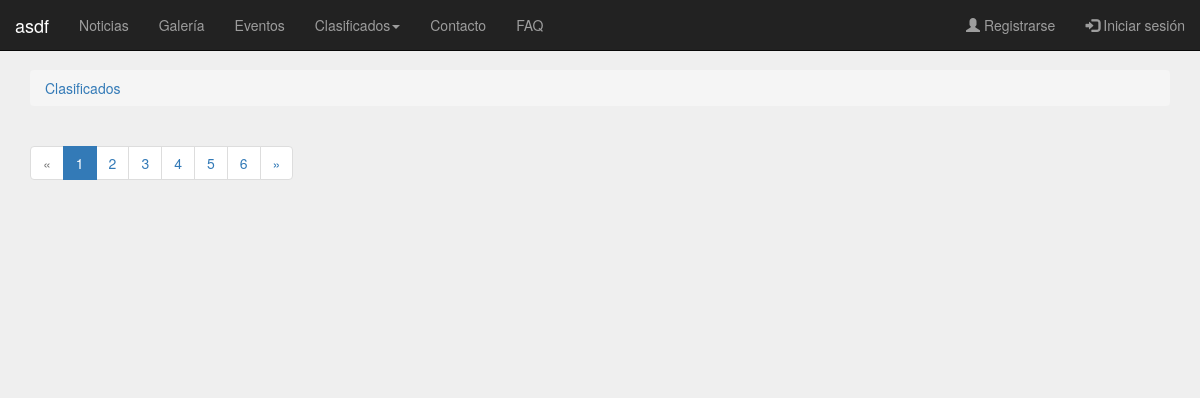
/index.php/web/clasificados, run on an earlier commit of the app's database.
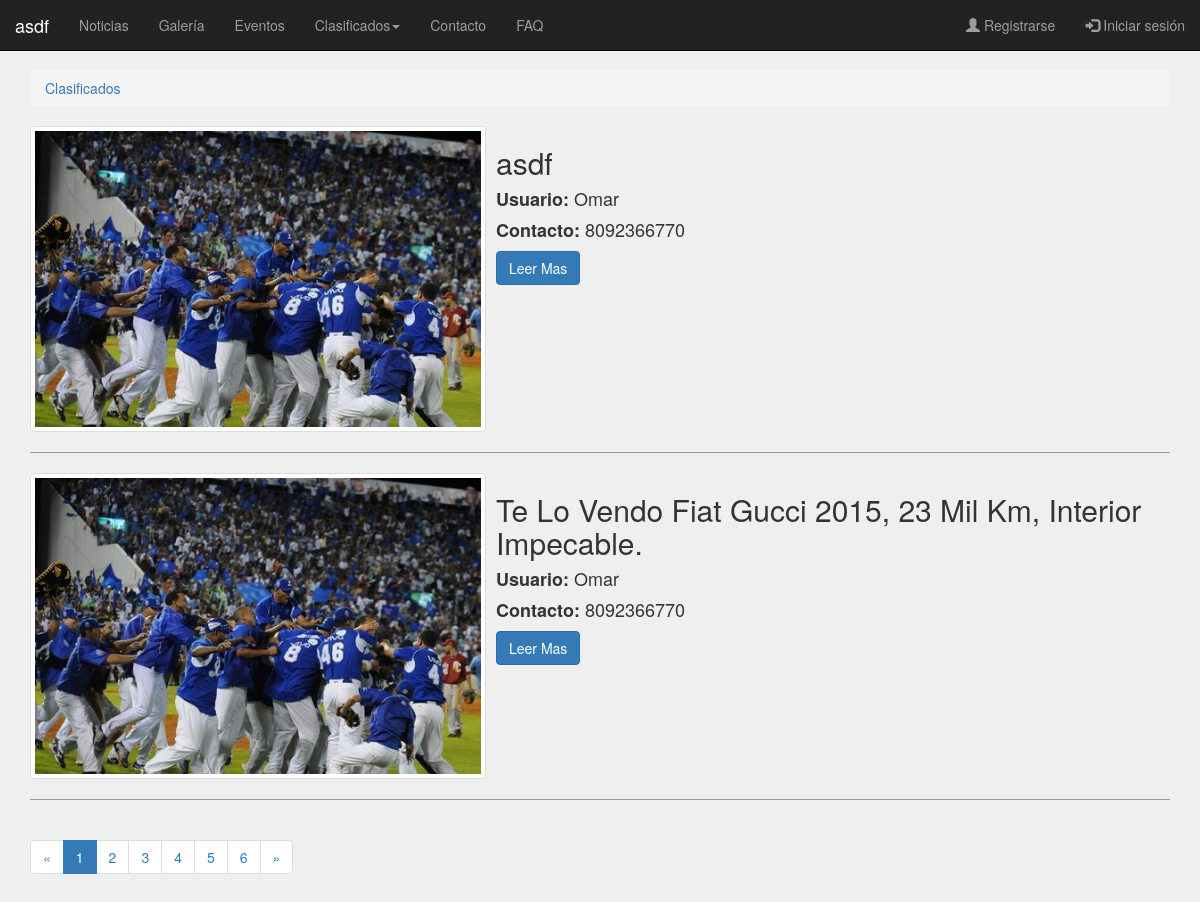
And on a later commit of the database.
### tables this page shows
CREATE TABLE `clasificados` (
  `id_clasificado` int(11) NOT NULL,
  `titulo` varchar(120) NOT NULL,
  `descripcion` text NOT NULL,
  `imagenes` text NOT NULL,
  `fecha` datetime DEFAULT NULL,
  `usuario` varchar(30) NOT NULL,
  `contacto` varchar(30) NOT NULL,
  `estado` tinyint(1) NOT NULL DEFAULT '0'
);

### application/controllers/web.php (called while the page is built, shortened)
<?php
class Web extends CI_Controller{
	public function __construct(){
		$this->load->model('web_model');
		$this->load->library('pagination');
	}
	public function clasificados(){
		$this->load->view('plantilla/encabezado');
		$this->load->view('clasificados_view');
		$this->load->view('plantilla/pie');
	}
}

### index.php (called while the page is built, shortened)
<?php
require_once BASEPATH.'core/CodeIgniter.php';

### application/models/web_model.php (called while the page is built, shortened)
<?php
class Web_model extends CI_Model{
  public function mostrarClasificados(){
    $sql = "SELECT id_clasificado,titulo,descripcion,fecha,usuario,contacto FROM clasificados WHERE estado = 1";
    $query = $this->db->query($sql)->result();
    return $query;
  }
}

### application/views/clasificados_view.php (the view, shortened to what this page needs)
<section class="center-block">
  <div class="miga-de-pan">
    <ol class="breadcrumb">
      <li><a href="<?= site_url('web/clasificados') ?>">Clasificados</a></li>
    </ol>
    <?php
    $CI= &get_instance();
    $files = $CI->web_model->mostrarClasificados(); ?>
      <?php foreach($files as $file){ ?>
        <article class='post clearfix'>
            <a href="<?= site_url('web/verClasificados') ?>" class="thumb pull-left">
                <img class="img-thumbnail" src="<?php echo base_url() ."images/noticia1.jpg"; ?>" alt="">
            </a>
            <h2 class="post-title"><a href="<?= site_url('web/verClasificados').'?id='.$file->id_clasificado ?>"><?= $file->titulo ?></a></h2>
            <h4 class="post-contenido text-justify"><strong>Usuario: </strong><?= $file->usuario ?></h4>
            <h4 class="post-contenido text-justify"><strong>Contacto: </strong><?= $file->contacto ?></h4>
            <div class="contenedor-botones">
              <a href="<?= site_url('web/verClasificados').'?id='.$file->id_clasificado ?>" class="btn btn-primary">Leer Mas</a>
            </div>
      </article>
    <?php } ?>
    <nav>
      <div class="center-block">
        <ul class="pagination">
          <li class="disabled"><a href="#">&laquo;<span class="sr-only">Anterior</span></a></li>
          <li class="active"><a href="#">1</a></li>
          <li><a href="#">2</a></li>
          <li><a href="#">3</a></li>
          <li><a href="#">4</a></li>
          <li><a href="#">5</a></li>
          <li><a href="#">6</a></li>
          <li><a href="#">&raquo;<span class="sr-only">Siguiente</span></a></li>
        </ul>
      </div>
    </nav>
  </div>
</section>

### application/views/plantilla/encabezado.php (shortened to what this page needs)
<!DOCTYPE html>
<html>
	<head>
		<link rel="stylesheet" href="https://maxcdn.bootstrapcdn.com/bootstrap/3.3.7/css/bootstrap.min.css">
	</head>
	<body style="background-color: rgb(239, 239, 239); margin-top: 50px;">
		<div class = "container">
      <nav class="navbar navbar-inverse navbar-fixed-top" role="navigation">
    	  <div class="container-fluid">
    		    <div class="navbar-header">
    		        <a class="navbar-brand" href="<?= site_url('web') ?>"><?= $this->config->item('equipo') ?></a>
    		    </div>
					<div class="collapse navbar-collapse" id="mainNavBar">
    		    <ul class="nav navbar-nav">
        		  <li><a href="<?= site_url('web/noticias') ?>">Noticias</a></li>
        		  <li><a href="<?= site_url('galeria') ?>">Galería</a></li>
							<li><a href="<?= site_url('web/eventos') ?>">Eventos</a></li>
							<li class="dropdown">
							    <a href="#" data-toggle="dropdown" class="dropdown-toggle">Clasificados<b class="caret"></b></a>
							</li>
							<li><a href="<?= site_url('web/contacto') ?>">Contacto</a></li>
							<li><a href="<?= site_url('web/faq') ?>">FAQ</a></li>
    		    </ul>
    		    <ul class="nav navbar-nav navbar-right">
							<?php if ($this->session->userdata('cedula')){ ?>
								<li><a href="<?= site_url('login/logout') ?>"><span class="glyphicon glyphicon-log-out"></span> Cerrar sesión</a></li>
							<?php }else{ ?>
								<li><a href="<?= site_url('register') ?>"><span class="glyphicon glyphicon-user"></span> Registrarse</a></li>
	        		  <li><a href="<?= site_url('login') ?>"><span class="glyphicon glyphicon-log-in"></span> Iniciar sesión</a></li>
							<?php } ?>
    		    </ul>
					</div>
    	  </div>
    	</nav>
			<div class="centro">

### application/views/plantilla/pie.php
</div>
</div>
<br>
</body>
</html>

### application/views/plantilla/encabezado.php (style rules this page uses)
.centro { min-height: 300px; }
.post { padding-bottom: 20px; margin-bottom: 20px; border-bottom: 1px solid #999; }
.post .post-title a { color: #333; }
.post .thumb { margin-right: 10px; width: 40%; }
.post .thumb img { width: 100%; }
.post .contenedor-botones { width: 100%; }

What changed in the data, as far as the page shows it:
added clasificados: titulo "asdf", usuario "Omar", contacto "8092366770"
added clasificados: titulo "Te Lo Vendo Fiat Gucci 2015, 23 Mil Km, Interior Impecable.", usuario "Omar", contacto "8092366770"
